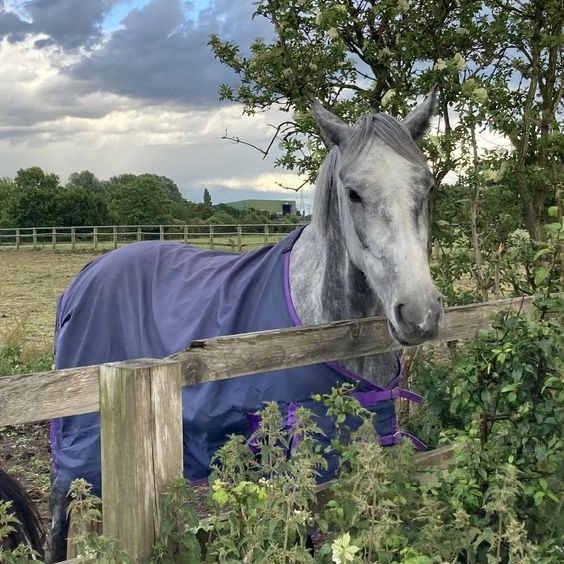
#> input picture cheval.jpg, 564 x 564 px
$ python conv.py   (older library calls are emulated)
#> lines starting #> are read from the running program, lines starting #| are printed output that depends on the picture
import cv2
import numpy as np
import random


def conv(image, kernel):
     imgB, imgG, imgR = cv2.split(image)
     kerB, kerG, kerR = cv2.split(kernel)
# прменили свертку послойно и просуммировали поканально = скаляроное прозведение
     resB = cv2.filter2D(imgB, -1, kerB)
     resG = cv2.filter2D(imgG, -1, kerG)
     resR = cv2.filter2D(imgR, -1, kerR)
     res = resB + resG + resR
     return res


def MaxPool(img):
    w, h = img.shape
    img_maxp = np.zeros([w - 1, h - 1], dtype='float')
    for i in range(h - 1):
        for j in range(w - 1):
            window = [img[i][j], img[i][j + 1], img[i + 1][j], img[i+1][j+1]]
            max_p = window[0]
            for k in range(1, 4):
                if max_p < window[k]:
                    max_p = window[k]
            img_maxp[i][j] = max_p
    return img_maxp


def Softmax(pix):
    e_x = np.exp(pix - np.max(pix))
    return e_x/e_x.sum()


# Лабораторная работа № 2

img = cv2.imread('cheval.jpg')
#> img is the input picture: shape (564, 564, 3); mean B, G, R 106.2, 116.2, 110.1
w, h = img.shape[:2]
#> w = 564; h = 564

# создаем фильтр 3х3х3
n, m, k = 3, 3, 3
kernel_1 = np.array([[[random.randint(-9, 9)for p in range(k)]for j in range(m)]for i in range(n)])

kernel_2 = np.array([[[random.randint(-9, 9)for p in range(k)]for j in range(m)]for i in range(n)])

kernel_3 = np.array([[[random.randint(-9, 9)for p in range(k)]for j in range(m)]for i in range(n)])

kernel_4 = np.array([[[random.randint(-9, 9)for p in range(k)]for j in range(m)]for i in range(n)])

kernel_5 = np.array([[[random.randint(-9, 9)for p in range(k)]for j in range(m)]for i in range(n)])

# сверточный слой
convolution = [kernel_1, kernel_2, kernel_3, kernel_4, kernel_5]

# выход 5-ти канальный
zero_img = np.zeros(shape=(w, h))

out = np.array([zero_img for i in range(5)])
for i in range(5):
    out[i] = conv(img, convolution[i])
#> this loop made 5 passes
#> (kerB in conv, kerG in conv, kerR in conv) on passes 1 to 5: ([[3, -1, 3], [2, 7, -5], [8, -6, 6]], [[4, 7, 0], [9, -5, -6], [-5, -7, 8]], [[-8, 6, 6], [-3, 0, -1], [0, 1, -6]]), ([[2, -3, 5], [-8, -7, 6], [1, 9, -5]], [[4, 8, 7], [8, 3, 1], [-7, -2, 8]], [[1, 6, -1], [-9, -9, -2], [-3, -2, 5]]), ([[-7, 7, 0], [-6, 8, 9], [-7, 9, -4]], [[-7, 6, 8], [8, -3, 0], [3, -2, -3]], [[1, -6, 0], [1, 8, 5], [1, 0, -4]]), ([[-8, -7, -5], [8, -1, -3], [9, 6, 1]], [[-1, -7, -8], [3, 7, 9], [-1, 2, -6]], [[6, -5, -7], [7, -2, 4], [5, -7, 6]]), ([[9, -2, -6], [-4, -8, -2], [8, -6, -6]], [[1, -9, -2], [1, -6, -8], [-7, -3, 3]], [[-3, -1, 2], [4, -5, 9], [-9, 9, -7]])
#> pass 1, in conv, `imgB, imgG, imgR = cv2.split(image)`:
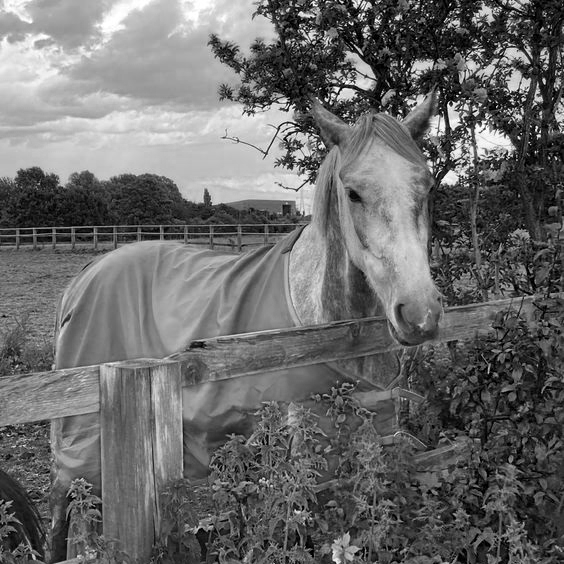
#> imgB: shape (564, 564); min 0, max 255, mean 106.2
#> pass 1, in conv, `imgB, imgG, imgR = cv2.split(image)`:
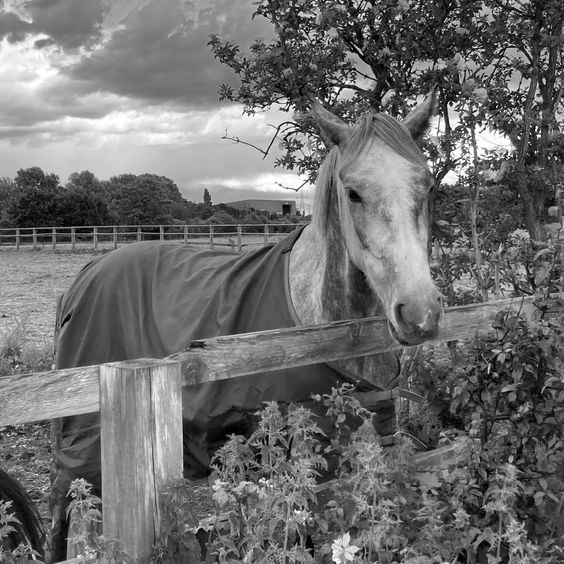
#> imgR: shape (564, 564); min 0, max 255, mean 110.1
#> pass 1, in conv, `resB = cv2.filter2D(imgB, -1, kerB)`:
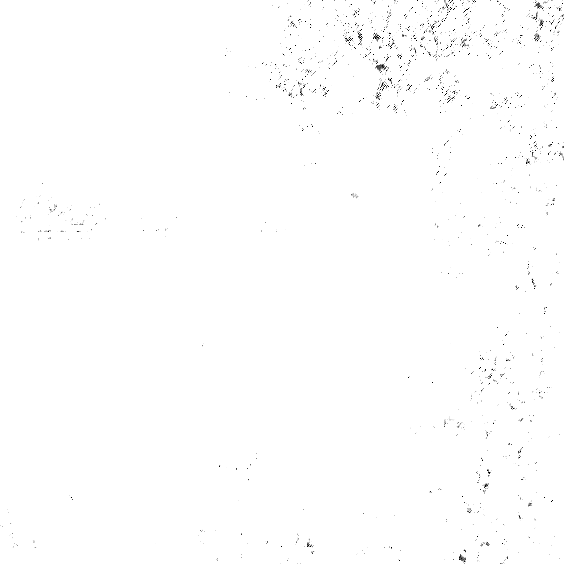
#> resB: shape (564, 564); min 0, max 255, mean 253.9

# нормализация
for i in range(5):
    out[i] = cv2.normalize(out[i], None, alpha=0, beta=1, norm_type=cv2.NORM_MINMAX, dtype=cv2.CV_32F)

for i in range(5):
    cv2.imshow(str(i), out[i])
#> this loop made 5 passes
#> pass 1, `cv2.imshow(str(i), out[i])`:
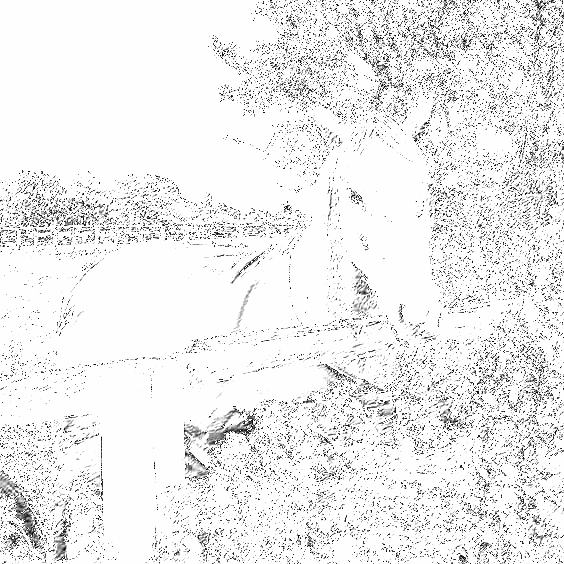
#> window '0': shape (564, 564) float64; min 0, max 1, mean 0.929
#> pass 2, `cv2.imshow(str(i), out[i])`:
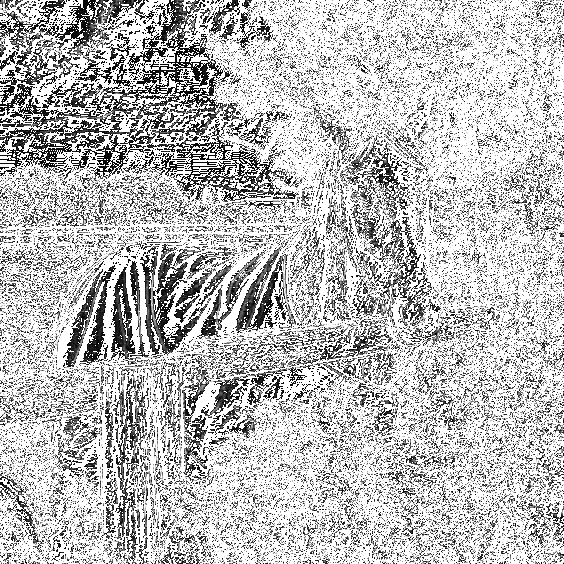
#> window '1': shape (564, 564) float64; min 0, max 1, mean 0.737


# reLU
for m in range(5):
    for i in range(h):
        for j in range(w):
           out[m][i][j] = max(0, out[m][i][j])

for i in range(5):
    cv2.imshow(str(i)+"r", out[i])


# max-pooling c шагом 1
zero_img = np.zeros(shape=(w-1, h-1))
out_res = np.array([zero_img for i in range(5)])
for m in range(5):
    out_res[m] = MaxPool(out[m])

for i in range(5):
    cv2.imshow(str(i)+"m", out_res[i])
#> this loop made 5 passes
#> pass 2, `cv2.imshow(str(i)+"m", out_res[i])`:
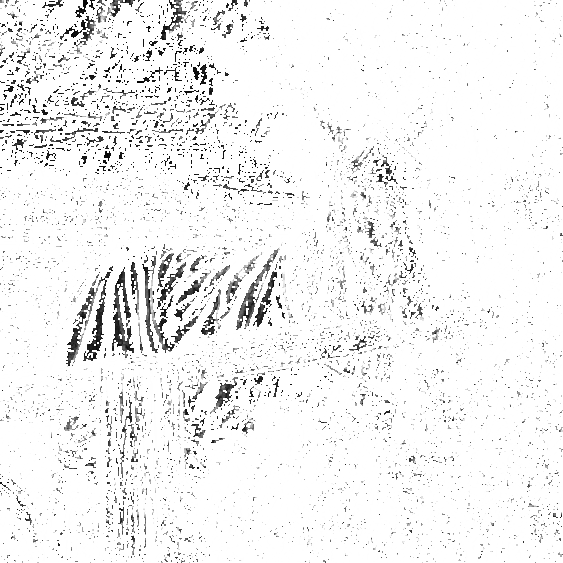
#> window '1m': shape (563, 563) float64; min 0, max 1, mean 0.949

img_5 = cv2.merge([out_res[0], out_res[1], out_res[2], out_res[3], out_res[4]])

# softmax

for i in range(h-1):
    for j in range(w-1):
        img_5[i][j] = Softmax(img_5[i][j])
#> this loop made 563 passes

out_res[0], out_res[1], out_res[2], out_res[3], out_res[4] = cv2.split(img_5)

for i in range(5):
    cv2.imshow(str(i)+"s", out_res[i])
#> this loop made 5 passes
#> pass 2, `cv2.imshow(str(i)+"s", out_res[i])`:
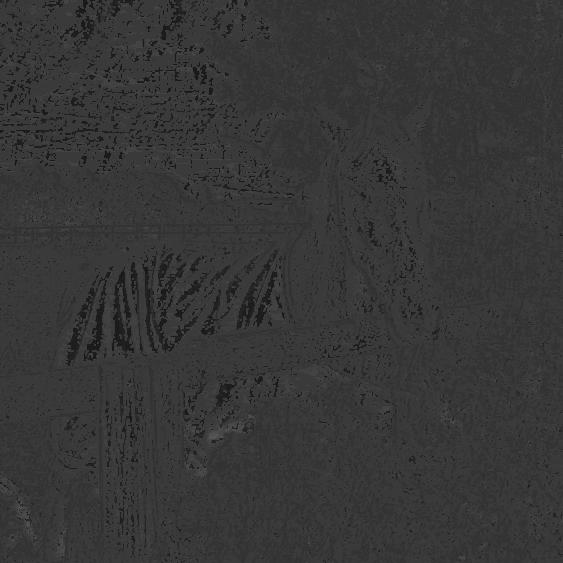
#> window '1s': shape (563, 563) float64; min 0.0998, max 0.348, mean 0.216

print(out_res.shape)
#| (5, 563, 563)
cv2.waitKey(0)
